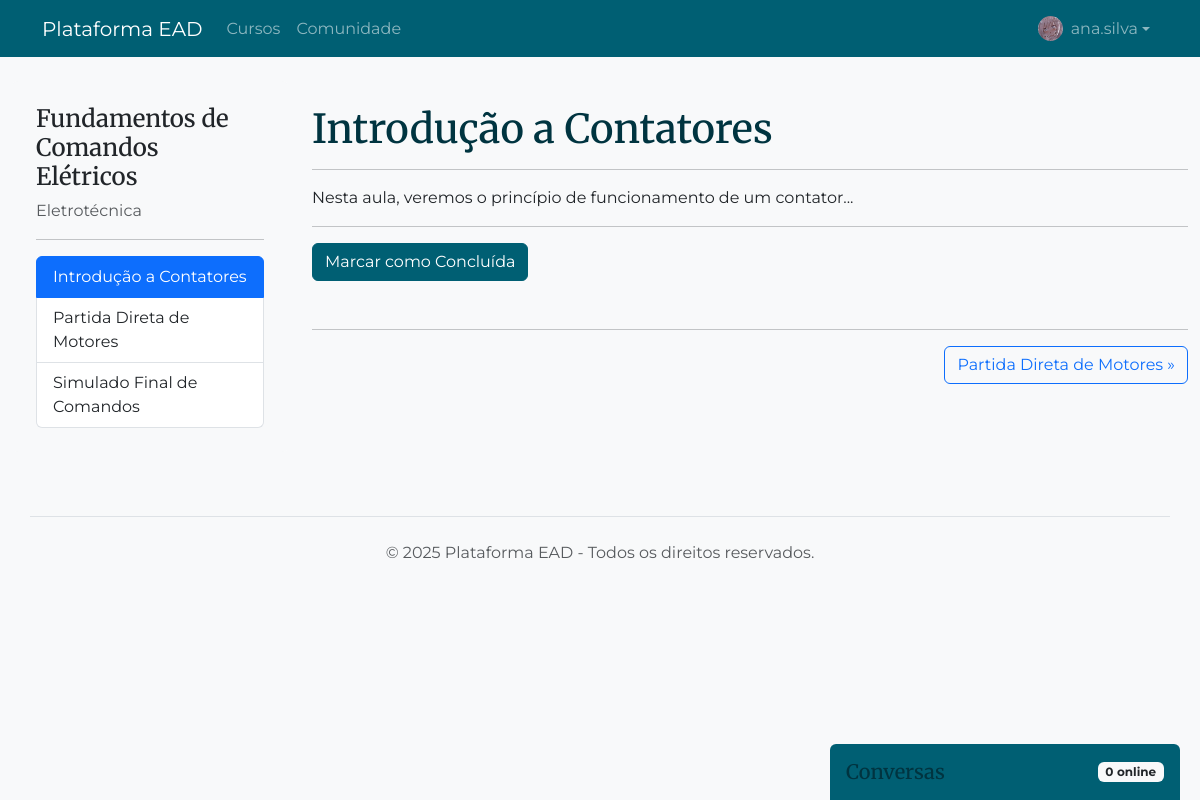
Page /cursos/1/aula/1 (signed in) on the committed database.
### app/models.py (models this page shows, shortened)
class User(UserMixin, db.Model):
    __tablename__ = 'users'
    id = db.Column(db.Integer, primary_key=True)
    username = db.Column(db.String(80), unique=True, nullable=False)
    email = db.Column(db.String(120), unique=True, nullable=False)
    password_hash = db.Column(db.String(256), nullable=False)
    created_at = db.Column(db.DateTime, default=datetime.utcnow)
    full_name = db.Column(db.String(120), nullable=True)
    score = db.Column(db.Integer, server_default='0', nullable=False)
    bio = db.Column(db.Text, nullable=True)
    profile_picture = db.Column(db.String(255), nullable=False, server_default='default.jpg')
    is_admin = db.Column(db.Boolean, server_default='f', nullable=False)
    last_seen = db.Column(db.DateTime, default=datetime.utcnow)
    confirmed = db.Column(db.Boolean, nullable=False, default=False)
    completed_lessons = db.relationship('Lesson', secondary=lesson_completions,
                                        lazy='subquery',
                                        backref=db.backref('completed_by_users', lazy=True))
    ratings = db.relationship('CourseRating', backref='user', lazy='dynamic')
    enrollments = db.relationship('Enrollment', back_populates='user', lazy='dynamic', cascade="all, delete-orphan")
    def has_completed_lesson(self, lesson):
        return lesson in self.completed_lessons
    def get_friends(self):
        friends = []
        sent_requests = Friendship.query.filter_by(requester_id=self.id, status='accepted').all()
        for req in sent_requests:
            friends.append(req.addressee)
        received_requests = Friendship.query.filter_by(addressee_id=self.id, status='accepted').all()
        for req in received_requests:
            friends.append(req.requester)
        return friends

class Course(db.Model):
    __tablename__ = 'courses'
    id = db.Column(db.Integer, primary_key=True)
    title = db.Column(db.String(150), nullable=False)
    description = db.Column(db.Text, nullable=False)
    category = db.Column(db.String(100), nullable=False)
    created_at = db.Column(db.DateTime, default=datetime.utcnow)
    lessons = db.relationship('Lesson', back_populates='course', lazy=True, cascade="all, delete-orphan")
    ratings = db.relationship('CourseRating', backref='course', lazy='dynamic')
    enrollments = db.relationship('Enrollment', back_populates='course', lazy='dynamic', cascade="all, delete-orphan")

class Lesson(db.Model):
    __tablename__ = 'lessons'
    id = db.Column(db.Integer, primary_key=True)
    title = db.Column(db.String(150), nullable=False)
    content = db.Column(db.Text, nullable=False)
    course_id = db.Column(db.Integer, db.ForeignKey('courses.id'), nullable=False)
    quiz = db.relationship('Quiz', back_populates='lesson', lazy=True, uselist=False, cascade="all, delete-orphan")
    course = db.relationship('Course', back_populates='lessons')

### app/main/routes.py (the view)
@main.route('/cursos/<int:course_id>/aula/<int:lesson_id>')
@login_required
def pagina_aula(course_id, lesson_id):
    aula = Lesson.query.get_or_404(lesson_id)
    curso = Course.query.get_or_404(course_id)
    lessons_list = curso.lessons
    current_lesson_index = None
    for i, lesson in enumerate(lessons_list):
        if lesson.id == lesson_id:
            current_lesson_index = i
            break
    prev_lesson = lessons_list[
        current_lesson_index - 1] if current_lesson_index is not None and current_lesson_index > 0 else None
    next_lesson = lessons_list[
        current_lesson_index + 1] if current_lesson_index is not None and current_lesson_index < len(
        lessons_list) - 1 else None
    is_completed = current_user.has_completed_lesson(aula)
    return render_template('main/lesson_detail.html',
                           aula=aula,
                           curso=curso,
                           prev_lesson=prev_lesson,
                           next_lesson=next_lesson,
                           is_completed=is_completed)

### app/main/routes.py (called while the page is built)
@main.before_app_request
def before_request():
    if current_user.is_authenticated:
        current_user.last_seen = datetime.utcnow()
        db.session.commit()
        if not current_user.confirmed \
                and request.blueprint != 'auth' \
                and request.endpoint != 'static':
            flash('Por favor, confirme sua conta para acessar esta página.', 'warning')
            return redirect(url_for('auth.resend_confirmation'))

@main.app_context_processor
def inject_unread_counts():
    if current_user.is_authenticated:
        unread_counts = db.session.query(
            User.username, func.count(PrivateMessage.id)
        ).join(
            PrivateMessage, User.id == PrivateMessage.sender_id
        ).filter(
            PrivateMessage.recipient_id == current_user.id,
            PrivateMessage.read == False
        ).group_by(User.username).all()
        unread_dict = {username: count for username, count in unread_counts}
        return dict(unread_counts=unread_dict)
    return dict(unread_counts={})

@main.app_template_filter('markdown_to_html')
def markdown_to_html(text):
    return markdown.markdown(text)

@main.app_context_processor
def inject_friends():
    if current_user.is_authenticated:
        friends = current_user.get_friends()
        return dict(friends_list=friends)
    return dict(friends_list=[])

@main.app_context_processor
def inject_ranking():
    top_users = User.query.order_by(User.score.desc()).limit(10).all()
    return dict(ranking_users=top_users)

### app/models.py (called while the page is built)
@login_manager.user_loader
def load_user(user_id):
    return User.query.get(int(user_id))

### app/templates/main/lesson_detail.html (shortened to what this page needs)
{% extends "base.html" %}
{% block sidebar_config %}
    {% set main_content_class = 'col-md-9' %}
{% endblock %}
{% block layout %}
<div class="container-fluid pt-4">
    <div class="row">
        <aside class="col-md-3">
            <div class="position-sticky" style="top: 2rem;">
                <div class="p-4 mb-3 bg-light rounded">
                    <h4><a href="{{ url_for('main.pagina_curso', course_id=curso.id) }}" class="text-decoration-none text-dark">{{ curso.title }}</a></h4>
                    <p class="text-muted">{{ curso.category }}</p>
                    <hr>
                    <ul class="list-group">
                        {% for l in curso.lessons %}
                            <a href="{{ url_for('main.pagina_aula', course_id=curso.id, lesson_id=l.id) }}"
                               class="list-group-item list-group-item-action {% if l.id == aula.id %}active{% endif %}">
                                {{ l.title }}
                            </a>
                        {% endfor %}
                    </ul>
                </div>
            </div>
        </aside>
        <main class="col-md-9">
            <div class="pb-2 mb-3">
            </div>
            <h1>{{ aula.title }}</h1>
            <hr>
            <div>
                {{ aula.content | markdown_to_html | safe }}
            </div>
            <hr>
            {% if aula.quiz %}
                <div class="card my-4">
                    <div class="card-header">
                        <h3>Simulado: {{ aula.quiz.title }}</h3>
                    </div>
                    <div class="card-body">
                        <form action="{{ url_for('main.submit_quiz', quiz_id=aula.quiz.id) }}" method="POST">
                            {% for pergunta in aula.quiz.questions %}
                                <div class="mb-4">
                                    <p><strong>{{ loop.index }}. {{ pergunta.text }}</strong></p>
                                    {% for resposta in pergunta.answers %}
                                        <div class="form-check">
                                            <input class="form-check-input" type="radio"
                                                   name="pergunta_{{ pergunta.id }}"
                                                   id="resposta_{{ resposta.id }}"
                                                   value="{{ resposta.id }}" required>
                                            <label class="form-check-label" for="resposta_{{ resposta.id }}">
                                                {{ resposta.text }}
                                            </label>
                                        </div>
                                    {% endfor %}
                                </div>
                            {% endfor %}
                            <button type="submit" class="btn btn-primary">Enviar Respostas</button>
                        </form>
                    </div>
                </div>
            {% else %}
                {% if is_completed %}
                    <button class="btn btn-success" disabled>✔️ Concluído</button>
                {% else %}
                    <form action="{{ url_for('main.concluir_aula', lesson_id=aula.id) }}" method="POST" class="d-inline">
                        <button type="submit" class="btn btn-primary">Marcar como Concluída</button>
                    </form>
                {% endif %}
            {% endif %}
            <hr class="mt-5">
            <div class="d-flex justify-content-between">
                <div>
                    {% if next_lesson %}
                        <a href="{{ url_for('main.pagina_aula', course_id=curso.id, lesson_id=next_lesson.id) }}" class="btn btn-outline-primary">
                            {{ next_lesson.title }} &raquo;
                        </a>
                    {% endif %}
                </div>
            </div>
        </main>
    </div>
</div>
{% endblock layout %}

### app/templates/base.html (shortened to what this page needs)
<!DOCTYPE html>
<html lang="pt-br" data-bs-theme="light">
<head>
    <link href="https://cdn.jsdelivr.net/npm/bootstrap@5.3.3/dist/css/bootstrap.min.css" rel="stylesheet">
    <link rel="stylesheet" href="https://cdn.jsdelivr.net/npm/bootstrap-icons@1.11.3/font/bootstrap-icons.min.css">
</head>
<body>
{% block navbar %}
<nav class="navbar navbar-expand-lg navbar-dark">
    <div class="container">
        <a class="navbar-brand" href="{{ url_for('main.dashboard') if current_user.is_authenticated else url_for('main.landing_page') }}">Plataforma EAD</a>
        <div class="collapse navbar-collapse" id="navbarNav">
            <ul class="navbar-nav me-auto mb-2 mb-lg-0">
                <li class="nav-item"><a class="nav-link" href="{{ url_for('main.pagina_cursos') }}">Cursos</a></li>
                <li class="nav-item"><a class="nav-link" href="{{ url_for('main.pagina_usuarios') }}">Comunidade</a></li>
            </ul>
            <ul class="navbar-nav">
                {% if current_user.is_authenticated %}
                    <li class="nav-item dropdown">
                        <a class="nav-link dropdown-toggle d-flex align-items-center" href="#" id="navbarDropdown" role="button" data-bs-toggle="dropdown" aria-expanded="false">
                            <img src="{{ url_for('static', filename='profile_pics/' + current_user.profile_picture) }}" alt=" " class="rounded-circle" style="width: 25px; height: 25px; object-fit: cover; margin-right: 8px;">
                            {{ current_user.username }}
                        </a>
                    </li>
                {% else %}
                    <li class="nav-item"><a class="nav-link" href="{{ url_for('auth.pagina_login') }}">Login</a></li>
                    <li class="nav-item"><a class="nav-link" href="{{ url_for('auth.pagina_cadastro') }}">Cadastro</a></li>
                {% endif %}
            </ul>
        </div>
    </div>
</nav>
{% endblock navbar %}
{% block layout %}{% endblock layout %}
<footer class="container mt-5 py-4 border-top">
    <p class="text-center text-muted">&copy; 2025 Plataforma EAD - Todos os direitos reservados.</p>
</footer>
{% if current_user.is_authenticated %}
<div id="chat-container">
    <div id="chat-header" class="p-3 rounded-top d-flex justify-content-between align-items-center position-relative">
        <h5 class="mb-0" id="chat-title">Conversas</h5>
        <span id="online-users-count" class="badge bg-light text-dark">0 online</span>
    </div>
</div>
{% endif %}
</body>
</html>

### app/templates/base.html (style rules this page uses)
[data-bs-theme="light"] { --cor-primaria: #005f73; --cor-secundaria: #0a9396; --cor-fundo: #f8f9fa; --cor-fundo-card: #ffffff; --cor-texto: #212529; --cor-headings: #003440; --cor-borda: #dee2e6; --fonte-principal: 'Montserrat', sans-serif; --fonte-titulos: 'Merriweather', serif; }
body { background-color: var(--cor-fundo); font-family: var(--fonte-principal); color: var(--cor-texto); }
h1, h2, h3, h4, h5, h6, .display-5 { font-family: var(--fonte-titulos); color: var(--cor-headings); }
.navbar { background-color: var(--cor-primaria) !important; }
.btn-primary { background-color: var(--cor-primaria); border-color: var(--cor-primaria); }
#chat-container { position: fixed; bottom: 0; right: 20px; width: 350px; z-index: 1050; }
#chat-header { cursor: pointer; background-color: var(--cor-primaria); color: white; }

### rows in the picture
User: profile_picture (picture), username "ana.silva"
Course: title "Fundamentos de Comandos Elétricos", category "Eletrotécnica"
Lesson: title "Introdução a Contatores", content "Nesta aula, veremos o princípio de funcionamento de um contator..."
Lesson: title "Partida Direta de Motores"
Lesson: title "Simulado Final de Comandos"
